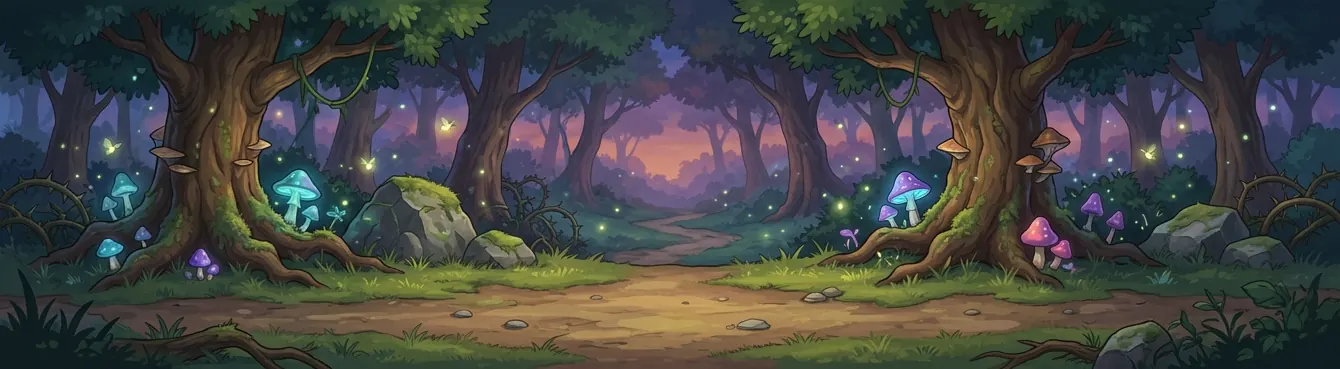
#> input picture assets/bg1.webp, 1340 x 369 px
$ python cut.py ../../assets/bg1.webp ../../assets/bg4.webp 5 ../../assets/bg4.webp
#> lines starting #> are read from the running program, lines starting #| are printed output that depends on the picture; after the words box and inside, x2 and y2 are one past the last pixel; in counts of white or black regions, pixels touching at a corner belong together
import sys, numpy as np
from PIL import Image
from scipy import ndimage
def cutout(path, thr=238, dil=8, minarea=2500, crop=None):
#> called with path = '../../assets/bg1.webp', thr = 238, dil = 8, minarea = 2500
    im=Image.open(path).convert('RGB')
#> im is the input picture: PIL image 1340x369 RGB; mean R, G, B 67.4, 69.2, 66.9
    if crop: im=im.crop(crop)
    a=np.asarray(im).astype(int)
    white=(a[:,:,0]>thr)&(a[:,:,1]>thr)&(a[:,:,2]>thr)
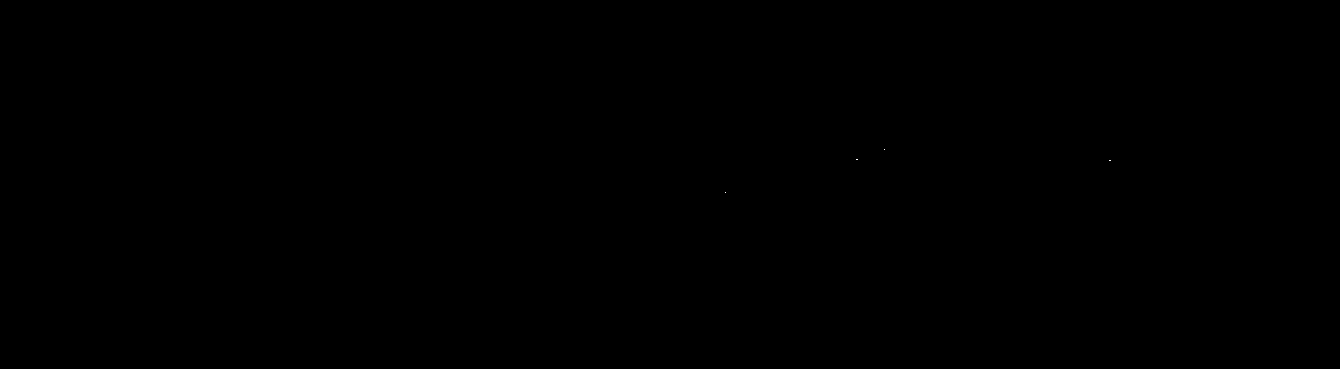
#> white: shape (369, 1340) bool; 0% white in thin lines or dots, all inside (x1, y1, x2, y2) = (725, 149, 1111, 193)
    lab,n=ndimage.label(white)
#> lab: shape (369, 1340) int32; 5 distinct labels, from 0 to 4
#> n = 4
    border=set(np.unique(np.concatenate([lab[0],lab[-1],lab[:,0],lab[:,-1]])))-{0}
#> border = 0 items
    bg=np.isin(lab,list(border))
#> bg: shape (369, 1340) bool; every value is 0
    # interior pure-white holes (gaps between arm and body) that are big
    vw=(a[:,:,0]>246)&(a[:,:,1]>246)&(a[:,:,2]>246)
#> vw: shape (369, 1340) bool; 0% white in thin lines or dots, all inside (x1, y1, x2, y2) = (857, 159, 858, 160)
    lab3,n3=ndimage.label(vw&~bg)
#> n3 = 1
    if n3:
        sizes=ndimage.sum(np.ones_like(lab3),lab3,range(1,n3+1))
#> sizes = [1]
        big=[i+1 for i,s in enumerate(sizes) if s>350]
#> big = []
        bg|=np.isin(lab3,big)
    alpha=np.where(bg,0,255).astype(np.uint8)
#> alpha: shape (369, 1340); every value is 255
    alpha=ndimage.grey_erosion(alpha,size=(2,2))
    alpha=ndimage.gaussian_filter(alpha.astype(float),0.6).clip(0,255).astype(np.uint8)
    rgba=np.dstack([np.asarray(im),alpha])
    obj=alpha>128; lab2,n2=ndimage.label(ndimage.binary_dilation(obj,iterations=dil))
#> after `obj = alpha > 128`: obj: shape (369, 1340) bool; every value is 1
#> after `lab2, n2 = ndimage.label(ndimage.binary_dilation(obj, iterations=dil))`: lab2: shape (369, 1340) int32; every value is 1
#> after `lab2, n2 = ndimage.label(ndimage.binary_dilation(obj, iterations=dil))`: n2 = 1
    objs=[]
    for k,sl in enumerate(ndimage.find_objects(lab2)):
        h=sl[0].stop-sl[0].start; w=sl[1].stop-sl[1].start
        if h*w<minarea: continue
        sub=rgba[sl].copy(); m=(lab2[sl]==k+1); sub[:,:,3]=np.where(m,sub[:,:,3],0)
        objs.append((sl[1].start, sl[0].start, Image.fromarray(sub)))
#> this loop made 1 pass
#> (h, w) on pass 1: (369, 1340)
#> after the loop, objs = 1 item
    return objs
if __name__=='__main__':
    path,prefix=sys.argv[1],sys.argv[2]; n=int(sys.argv[3]) if len(sys.argv)>3 else None
    rows=sys.argv[4] if len(sys.argv)>4 else 'row'
    objs=cutout(path)
#> objs = 1 item
    if rows=='grid': objs.sort(key=lambda o:(round(o[1]/150),o[0]))
    else: objs.sort(key=lambda o:o[0])
    print('found',len(objs),[o[2].size for o in objs])
#| found 1 [(1340, 369)]
    for i,(_,_,im) in enumerate(objs): im.save(f'/home/claude/gem/out/{prefix}{i+1}.png')
#> this loop made 1 pass

# [51 lines left out: functions split_cols, split_n, not called in this run]
